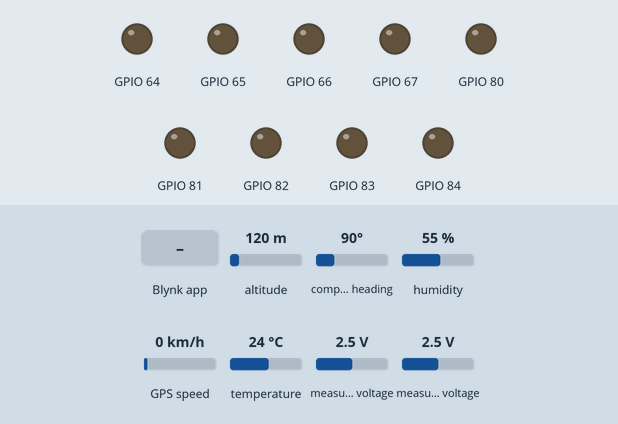
Recording of a sketch running on a simulated ESP8266 (NodeMCU). On the bench: output pins drawn as LEDs (lit = HIGH). Inputs (shaded band) come from the test bench; at power-on: altitude 120 m, compass heading 90°, humidity 55 %, GPS speed 0 km/h, temperature 24 °C, measured voltage 2.5 V. WiFi joins after 1.5 s; servers stay silent unless stated; the GPS gets a fix after 3 s at 37.7749, -122.4194 with 8 satellites.

Above: at 0.1 s.
At 3.0 s:
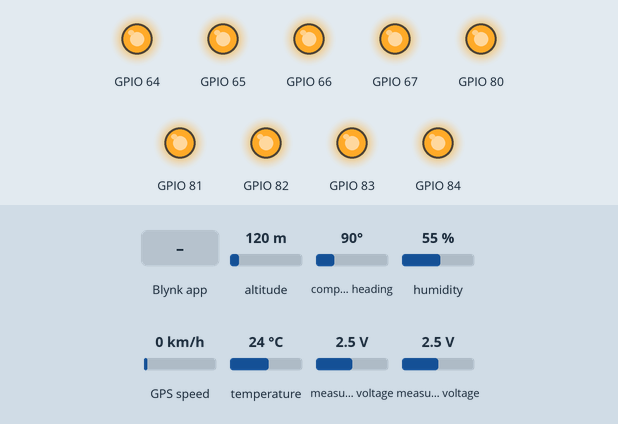
3.1 s: Blynk app writes 1 to V1
At 4.5 s:
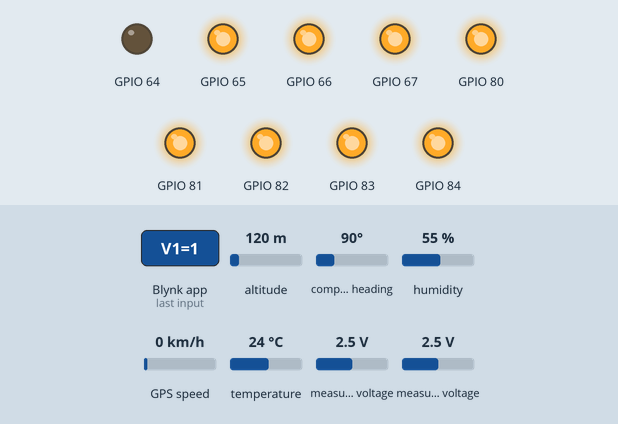
Timing chart, 0 to 6.1 s (numbered marks = the images above; inputs shaded):
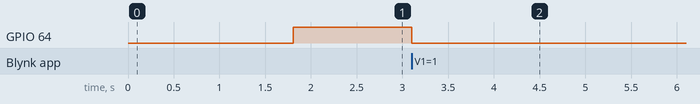

The sketch:

ESP8266_SmartCar.ino
```cpp
#define BLYNK_PRINT Serial

#include <ESP8266WiFi.h>
#include <BlynkSimpleEsp8266.h>
#include <dht11.h>
#include <SoftwareSerial.h>
#include <TinyGPS++.h>
#include "Arduino.h"
#include "PCF8574.h"
#include <Adafruit_ADS1015.h>

/* This is SmartCar Project using ESP8266, 8-ch relays, DHT11, Voltage sense and GPS
 * You must know my relays using LOW trigger to activate relays.. i donno why.. haha
 * made by Zulfhanizam Amir Syahputra, zulsyah7@gmail.com
 */

char auth[] = "Your Blynk Auth";

char ssid[] = "Your SSID";
char pass[] = "Your WiFi password";

SoftwareSerial gpsSerial(D3,D4);
TinyGPSPlus gps;
BlynkTimer timer;
PCF8574 pcf8574_1(0x20);
PCF8574 pcf8574_2(0x21);
Adafruit_ADS1115 ads;

int data = 0;
bool armStatus;
bool engineStatus = true;
bool hazardBool = false;
bool triggerStatus = false;
int voltageOffset = 20;
float lattitude,longitude;

//Ignition Relays
#define accPin P0
#define onPin P1
#define on2Pin P2
#define startPin P3

//AUX Relay
#define lockPin P0
#define unlockPin P1
#define hornPin P2
#define trunkPin P3
#define nightLightPin P4

#define DHT11PIN D0
#define vibrationPin D5

#define testPin my_mux.channel(8);

dht11 DHT11;

void setup()
{
  Serial.begin(115200);
  gpsSerial.begin(9600);
  Blynk.begin(auth, ssid, pass);

  pinMode(vibrationPin, INPUT);
  pcf8574_1.pinMode(accPin, OUTPUT);
  pcf8574_1.pinMode(onPin, OUTPUT);
  pcf8574_1.pinMode(startPin, OUTPUT);
  pcf8574_1.pinMode(on2Pin, OUTPUT);
  pcf8574_2.pinMode(unlockPin, OUTPUT);
  pcf8574_2.pinMode(lockPin, OUTPUT);
  pcf8574_2.pinMode(trunkPin, OUTPUT);
  pcf8574_2.pinMode(hornPin, OUTPUT);
  pcf8574_2.pinMode(nightLightPin, OUTPUT);

  pcf8574_1.begin();
  pcf8574_2.begin();
  ads.begin();

  pcf8574_1.digitalWrite(accPin, HIGH);
  pcf8574_1.digitalWrite(onPin, HIGH);
  pcf8574_1.digitalWrite(startPin, HIGH);
  pcf8574_1.digitalWrite(on2Pin, HIGH);
  pcf8574_2.digitalWrite(unlockPin, HIGH);
  pcf8574_2.digitalWrite(lockPin, HIGH);
  pcf8574_2.digitalWrite(trunkPin, HIGH);
  pcf8574_2.digitalWrite(hornPin, HIGH);
  pcf8574_2.digitalWrite(nightLightPin, HIGH);

  timer.setInterval(500L, sendSensorData);
  timer.setInterval(75L, sendAlarmTrigger);
  timer.setInterval(50L, sendGPSData);

}

void loop()
{
  Blynk.run();
  timer.run();
}

void sendText(){

  if (data == 7)
    Blynk.virtualWrite(V20, "Lock  ");

  if (data == 6)
    Blynk.virtualWrite(V20, "Unlock");

  if (data == 3)
    Blynk.virtualWrite(V21, "Engine Start!");

  if (data == 5)
    Blynk.virtualWrite(V21, "Engine Off   ");

  if (data == 1)
    Blynk.virtualWrite(V21, "ACC Mode Only");

  if (data == 2)
    Blynk.virtualWrite(V21, "Ignition Mode");

  if (data == 8)
    Blynk.virtualWrite(V22, "Trunk Opened ");

  if (data == 9)
    Blynk.virtualWrite(V21, "1            ");
}

void sendSensorData(){

  int chk = DHT11.read(DHT11PIN);
  int volt = ads.readADC_SingleEnded(0);// read the input (analog 15bit)
  double voltage = map(volt,0,32768, 0, 3330) - voltageOffset;

  voltage /=100;

  Blynk.virtualWrite(V26, DHT11.humidity);
  Blynk.virtualWrite(V25, DHT11.temperature);
  Blynk.virtualWrite(V27, voltage);

  /*
  if (digitalRead(vibrationPin) == HIGH);{
    Blynk.virtualWrite(V5, 1);
  }
  if (digitalRead(vibrationPin) == LOW);{
    Blynk.virtualWrite(V5, 0);
  }*/

}

void sendAlarmTrigger(){

  int volt = ads.readADC_SingleEnded(1);// read the input (analog 15bit)
  double voltage = map(volt,0,32768, 0, 3330) - voltageOffset;

  voltage /=100;

  if ( voltage > 4.00 && voltage < 60 && armStatus == true && engineStatus == false ){
    Blynk.virtualWrite(V5, "hi");
  }
}

void sendGPSData(){
    while (gpsSerial.available())
  {
    int data = gpsSerial.read();
    if (gps.encode(data))
    {

      Blynk.virtualWrite(V28, gps.location.lat());
      Blynk.virtualWrite(V29, gps.location.lng());
      Blynk.virtualWrite(V30, gps.satellites.value());
      Blynk.virtualWrite(V31, gps.speed.kmph());

    }
  }
}

BLYNK_WRITE(V1){

  int pinValue = param.asInt(); // assigning incoming value from pin V1 to a variable
  // You can also use:
  // String i = param.asStr();
  // double d = param.asDouble();

  if (pinValue == 1){
    //Acc mode
    engineStatus = false;
    pcf8574_1.digitalWrite(accPin, LOW);
    pcf8574_1.digitalWrite(onPin, HIGH);
    pcf8574_1.digitalWrite(on2Pin, HIGH);
    data = pinValue;
    timer.setInterval(1000L, sendText);
  }

  if (pinValue == 2){
    //Ignition Pin
    data = pinValue;
    timer.setInterval(1000L, sendText);
    engineStatus = false;
    pcf8574_1.digitalWrite(accPin, LOW);
    pcf8574_1.digitalWrite(onPin, LOW);
    pcf8574_1.digitalWrite(on2Pin, HIGH);
  }

  if (pinValue == 3){
    //Start Engine and Idling
    armStatus = false;
    armCar(armStatus);
    startCar(engineStatus);
  }

  if (pinValue == 4){

    pcf8574_2.digitalWrite(hornPin, LOW);
  }

  if (pinValue != 4){

    pcf8574_2.digitalWrite(hornPin, HIGH);
  }

  if (pinValue == 5){
    data = pinValue;
    timer.setInterval(500L, sendText);
    engineStatus = false;
    pcf8574_1.digitalWrite(accPin, HIGH);
    pcf8574_1.digitalWrite(onPin, HIGH);
    pcf8574_1.digitalWrite(on2Pin, HIGH);
  }

  if (pinValue == 6){
    armStatus = false;
    armCar(armStatus);
    Blynk.virtualWrite(V5, "lo");
  }

  if (pinValue == 7){
    armStatus = true;
    armCar(armStatus);
  }

  if (pinValue == 8){
    pcf8574_2.digitalWrite(trunkPin, LOW);
    delay(100);
    pcf8574_2.digitalWrite(trunkPin, HIGH);
  }

  if (pinValue == 9){
    pcf8574_2.digitalWrite(nightLightPin, LOW);
  }

  if (pinValue == 10){
    pcf8574_2.digitalWrite(nightLightPin, HIGH);
  }
}

void armCar(bool status){

  if (status){
    data = 7;
    timer.setInterval(500L, sendText);
    pcf8574_2.digitalWrite(lockPin, LOW);
    delay(100);
    pcf8574_2.digitalWrite(lockPin, HIGH);
  }
  else {
    data = 6;
    timer.setInterval(500L, sendText);
    pcf8574_2.digitalWrite(unlockPin, LOW);
    delay(100);
    pcf8574_2.digitalWrite(unlockPin, HIGH);
  }
}

void startCar(bool status){

  if (status==false){
      data = 3;
      timer.setInterval(500L, sendText);
      pcf8574_1.digitalWrite(startPin, HIGH);
      pcf8574_1.digitalWrite(accPin, LOW);
      pcf8574_1.digitalWrite(onPin, LOW);
      pcf8574_1.digitalWrite(on2Pin, HIGH);
      delay(1500);
      pcf8574_1.digitalWrite(startPin, LOW);
      pcf8574_1.digitalWrite(accPin, HIGH);
      pcf8574_1.digitalWrite(onPin, LOW);
      pcf8574_1.digitalWrite(on2Pin, HIGH);
      delay(1000);
      pcf8574_1.digitalWrite(startPin, HIGH);
      pcf8574_1.digitalWrite(accPin, LOW);
      pcf8574_1.digitalWrite(onPin, LOW);
      pcf8574_1.digitalWrite(on2Pin, LOW);
      engineStatus = true;
  }
  if (status){
      data = 9;
      timer.setInterval(1000L, sendText);
  }
}
```

Measured:
- after the input at 3.1 s, GPIO 64: HIGH → LOW at once
